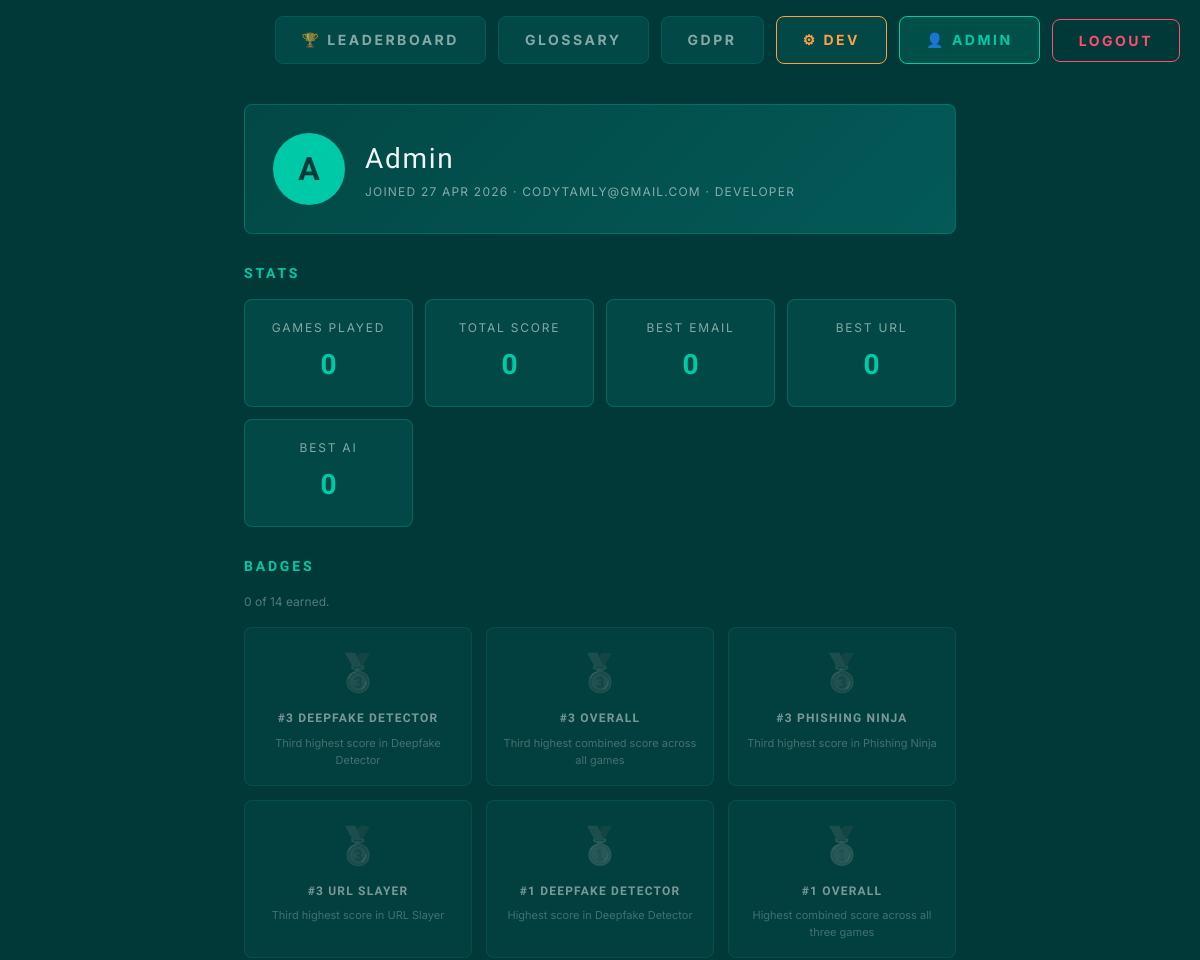
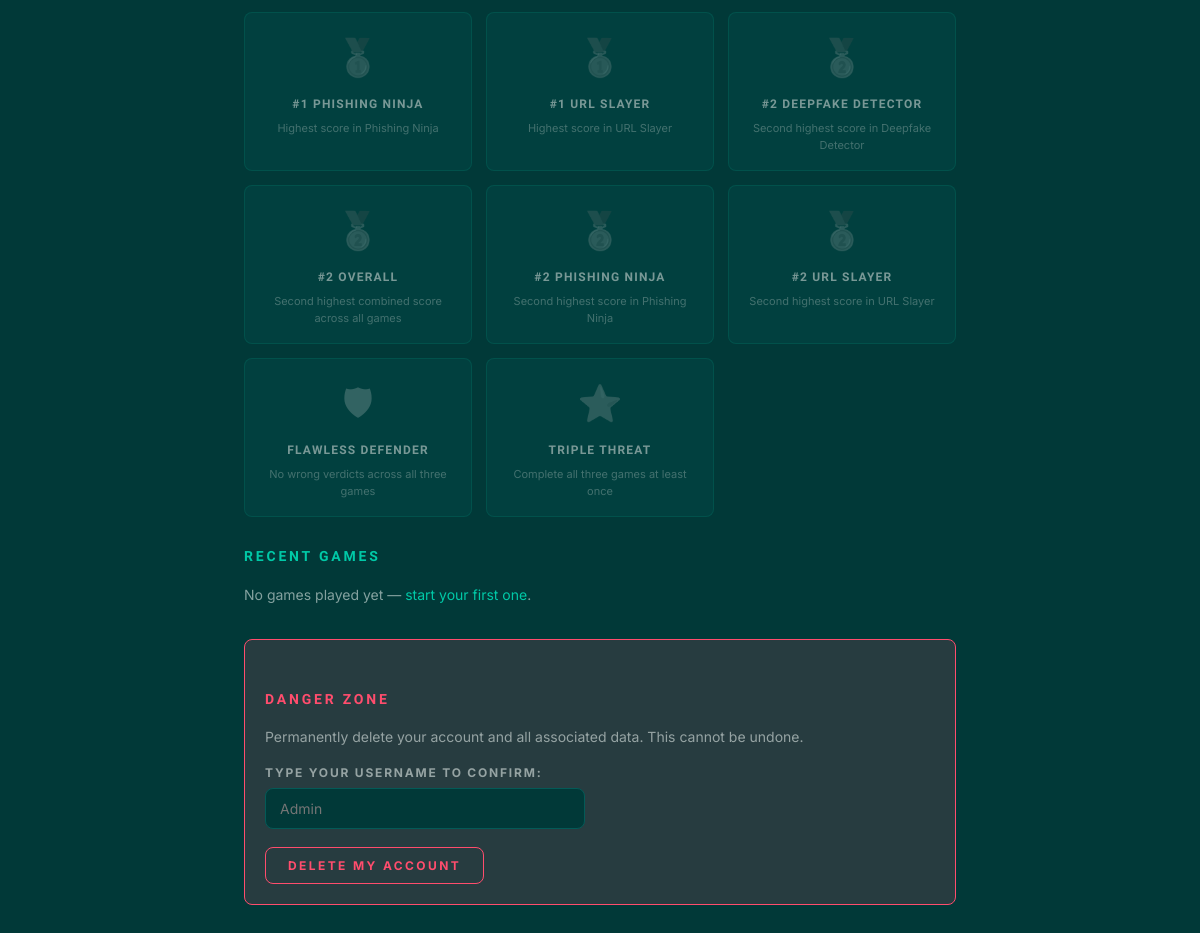
Page /profile/ (signed in) on the earlier database version (2 pictures, top to bottom).
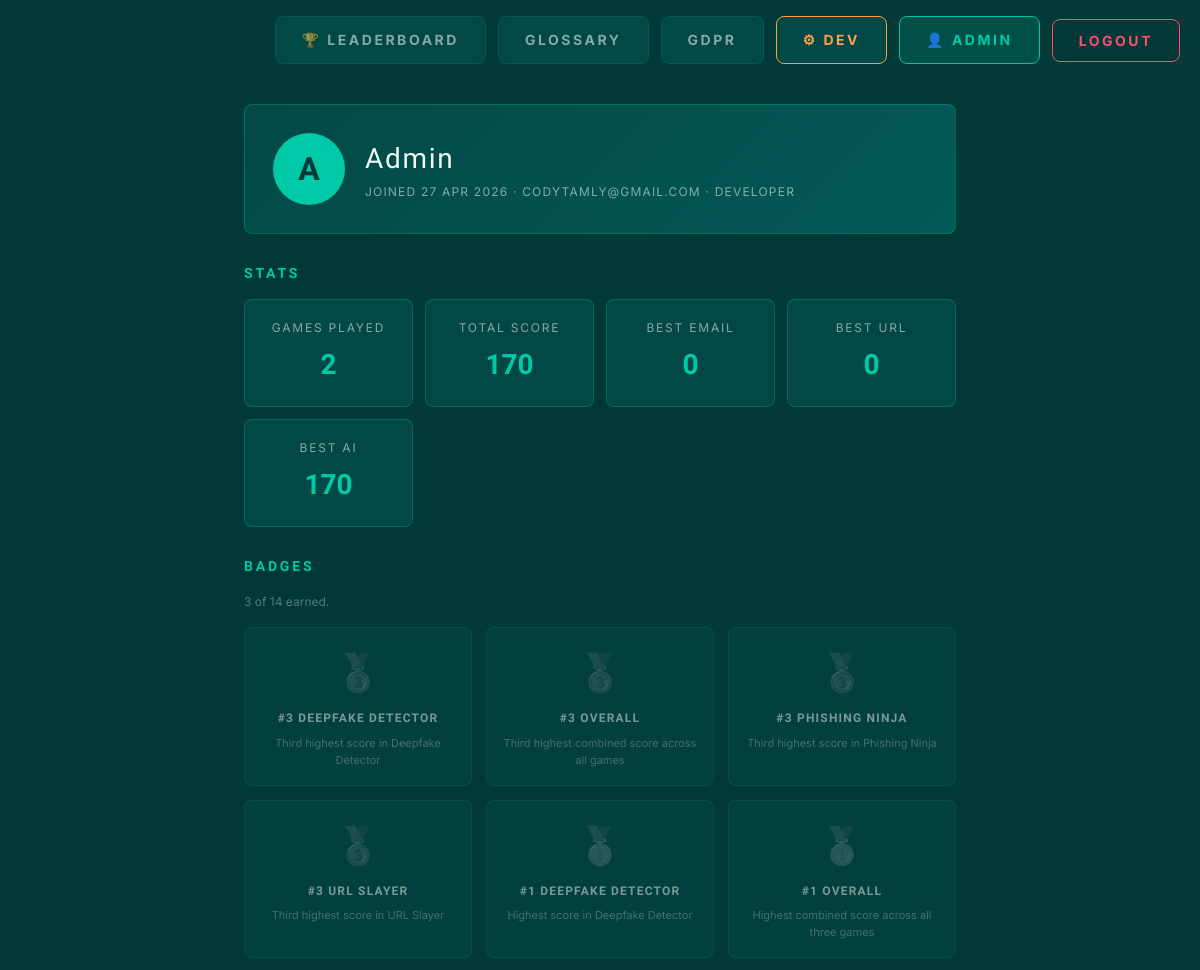
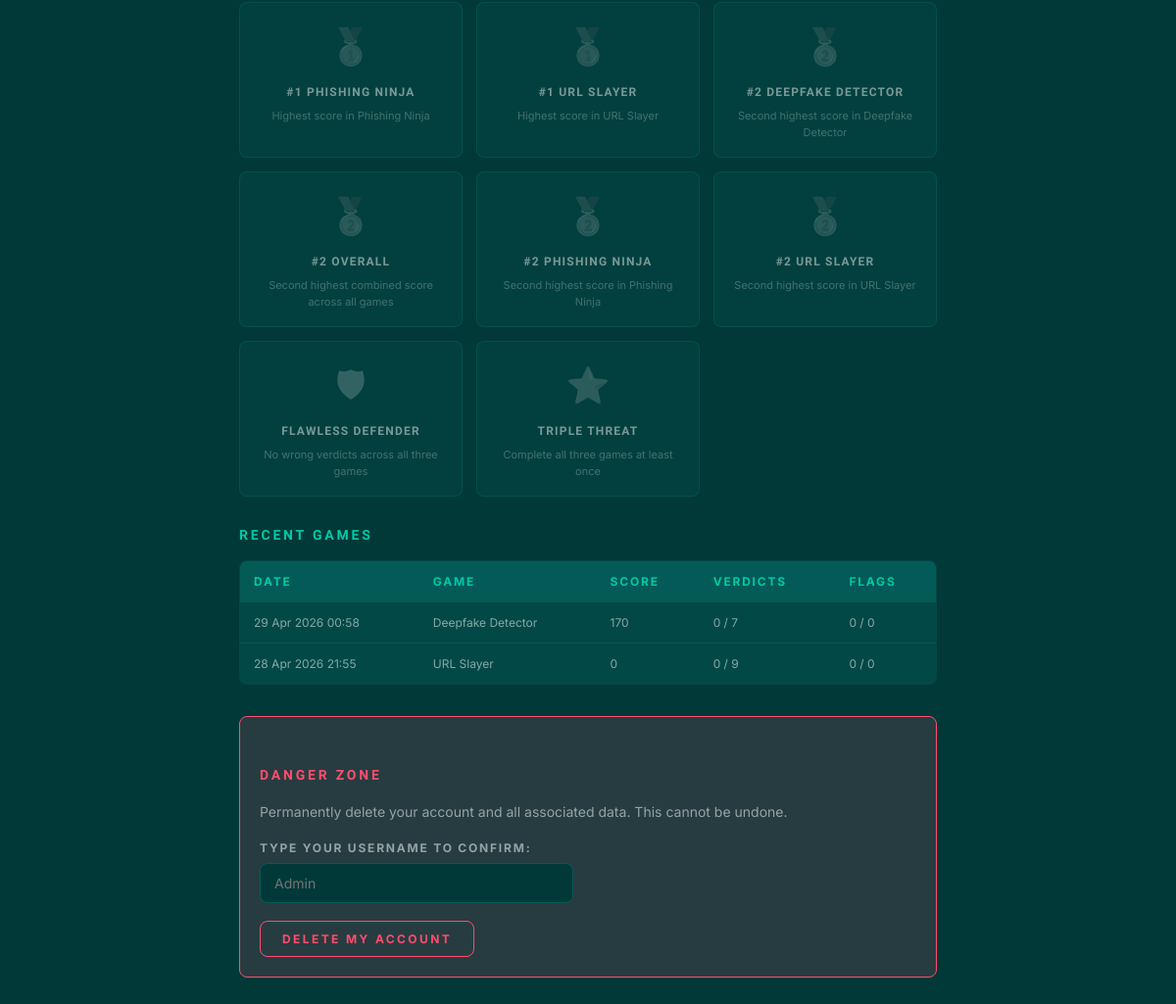
Same page on the later database version (2 pictures, top to bottom).
### game/models.py (models this page shows, shortened)
class Badge(models.Model):
    code = models.SlugField(unique=True)
    name = models.CharField(max_length=64)
    description = models.CharField(max_length=200)
    icon = models.CharField(max_length=8, default='🏅')
    tier = models.CharField(
        max_length=8,
        choices=[('bronze', 'Bronze'), ('silver', 'Silver'), ('gold', 'Gold'), ('special', 'Special')],
        default='bronze',
    )

class GameSession(models.Model):
    user  = models.ForeignKey(User, on_delete=models.CASCADE, related_name='game_sessions',
                              null=True, blank=True)
    guest = models.ForeignKey(GuestPlayer, on_delete=models.CASCADE, related_name='game_sessions',
                              null=True, blank=True)
    game = models.CharField(max_length=10, choices=GAME_CHOICES)
    score = models.IntegerField(default=0)
    correct_verdicts = models.IntegerField(default=0)
    total_scenarios  = models.IntegerField(default=0)
    flags_found      = models.IntegerField(default=0)
    flags_total      = models.IntegerField(default=0)
    completed_at = models.DateTimeField(auto_now_add=True)
    class Meta:
        ordering = ['-completed_at']
        indexes = [
            models.Index(fields=['game', '-score']),
            models.Index(fields=['-completed_at']),
        ]

### game/views.py (the view)
# urls.py: path('profile/',         views.profile_view,        name='profile'),
@login_required
def profile_view(request):
    user = request.user
    sessions = user.game_sessions.all().order_by('-completed_at')
    total_sessions = sessions.count()
    total_score    = sessions.aggregate(s=Sum('score'))['s'] or 0
    best_email     = sessions.filter(game='email').aggregate(m=Max('score'))['m'] or 0
    best_url       = sessions.filter(game='url').aggregate(m=Max('score'))['m'] or 0
    best_ai        = sessions.filter(game='ai').aggregate(m=Max('score'))['m'] or 0
    earned_badges = (
        UserBadge.objects.filter(user=user)
        .select_related('badge')
        .order_by('-earned_at')
    )
    earned_badge_ids = list(earned_badges.values_list('badge_id', flat=True))
    return render(request, 'game/profile.html', {
        'profile_user':   user,
        'sessions':       sessions[:20],
        'total_sessions': total_sessions,
        'total_score':    total_score,
        'best_email':     best_email,
        'best_url':       best_url,
        'best_ai':        best_ai,
        'earned_badges':  earned_badges,
        'all_badges':     Badge.objects.all().order_by('tier', 'name'),
        'earned_badge_ids': earned_badge_ids,
    })

### game/templates/game/profile.html (shortened to what this page needs)
{% load static %}
<!DOCTYPE html>
<html lang="en">
<head>
    <link rel="stylesheet" href="{% static 'css/style.css' %}">
</head>
<body>
    {% include 'game/navbar.html' %}
    <div class="container profile-container">
        <div class="profile-hero">
            <div class="profile-avatar">{{ profile_user.username|slice:":1"|upper }}</div>
            <div>
                <div class="profile-name">{{ profile_user.username }}</div>
                <div class="profile-meta">
                    Joined {{ profile_user.date_joined|date:"d M Y" }}
                    {% if profile_user.email %}· {{ profile_user.email }}{% endif %}
                    {% if profile_user.is_staff %}· Developer{% endif %}
                </div>
            </div>
        </div>
        <h2>Stats</h2>
        <div class="stats-grid">
            <div class="stat-card"><div class="stat-label">Games Played</div><div class="stat-value">{{ total_sessions }}</div></div>
            <div class="stat-card"><div class="stat-label">Total Score</div> <div class="stat-value">{{ total_score }}</div></div>
            <div class="stat-card"><div class="stat-label">Best Email</div>  <div class="stat-value">{{ best_email }}</div></div>
            <div class="stat-card"><div class="stat-label">Best URL</div>    <div class="stat-value">{{ best_url }}</div></div>
            <div class="stat-card"><div class="stat-label">Best AI</div>     <div class="stat-value">{{ best_ai }}</div></div>
        </div>
        <h2>Badges</h2>
        <p style="font-size:var(--font-xs); color:var(--text-muted); margin-bottom:14px;">
            {{ earned_badges|length }} of {{ all_badges|length }} earned.
        </p>
        <div class="badges-showcase">
            {% for badge in all_badges %}
                {% with locked=True %}
                    <div class="badge-tile tier-{{ badge.tier }}{% if locked %} locked{% endif %}">
                        <span class="badge-icon">{{ badge.icon }}</span>
                        <div class="badge-name">{{ badge.name }}</div>
                        <div class="badge-desc">{{ badge.description }}</div>
                    </div>
                {% endwith %}
            {% endfor %}
        </div>
        <h2>Recent Games</h2>
        {% if sessions %}
        <table class="history-table">
            <thead>
                <tr><th>Date</th><th>Game</th><th>Score</th><th>Verdicts</th><th>Flags</th></tr>
            </thead>
            <tbody>
                {% for s in sessions %}
                <tr>
                    <td>{{ s.completed_at|date:"d M Y H:i" }}</td>
                    <td>{{ s.get_game_display }}</td>
                    <td>{{ s.score }}</td>
                    <td>{{ s.correct_verdicts }} / {{ s.total_scenarios }}</td>
                    <td>{{ s.flags_found }} / {{ s.flags_total }}</td>
                </tr>
                {% endfor %}
            </tbody>
        </table>
        {% else %}
        <p style="color:var(--text-dim);">No games played yet — <a href="{% url 'play_game' %}">start your first one</a>.</p>
        {% endif %}
        <div class="danger-zone">
            <h2>Danger Zone</h2>
            <p style="color:var(--text-dim); margin-bottom:14px;">
                Permanently delete your account and all associated data. This cannot be undone.
            </p>
            <form method="post" action="{% url 'delete_account' %}"
                  onsubmit="return confirm('Are you absolutely sure? This will permanently delete your account.');">
                <div class="form-group" style="max-width:320px;">
                    <label for="confirm">Type your username to confirm:</label>
                    <input type="text" name="confirm" id="confirm" placeholder="{{ profile_user.username }}" required>
                </div>
                <button type="submit" class="btn-danger">Delete My Account</button>
            </form>
        </div>
    </div>
</body>
</html>

Differences in the rows shown:
added GameSession: completed_at "29 Apr 2026 00:58", game "Deepfake Detector", score "170", correct_verdicts "0", total_scenarios "7", flags_found "0", flags_total "0"
added GameSession: completed_at "28 Apr 2026 21:55", game "URL Slayer", score "0", correct_verdicts "0", total_scenarios "9", flags_found "0", flags_total "0"
Other differences:
{{ total_sessions }}: "0" → "2"
{{ total_score }}: "0" → "170"
{{ best_ai }}: "0" → "170"
{{ earned_badges|length }}: "0" → "3"
text no longer shown: "No games played yet — start your first one ."
text now shown: "DATE GAME SCORE VERDICTS FLAGS"
